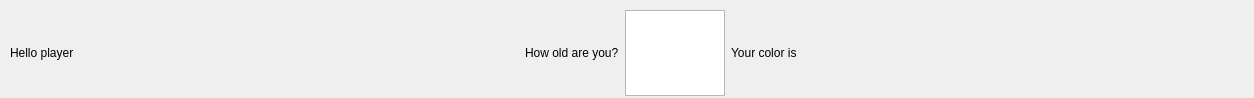
<?xml version="1.0" encoding="UTF-8"?>
<ui version="4.0">
 <class>Form</class>
 <widget class="QWidget" name="Form">
  <property name="geometry">
   <rect>
    <x>0</x>
    <y>0</y>
    <width>1254</width>
    <height>98</height>
   </rect>
  </property>
  <property name="windowTitle">
   <string>Form</string>
  </property>
  <widget class="QWidget" name="horizontalLayoutWidget">
   <property name="geometry">
    <rect>
     <x>10</x>
     <y>10</y>
     <width>1241</width>
     <height>86</height>
    </rect>
   </property>
   <layout class="QHBoxLayout" name="horizontalLayout">
    <item>
     <widget class="QLabel" name="label">
      <property name="text">
       <string>Hello player</string>
      </property>
     </widget>
    </item>
    <item>
     <spacer name="horizontalSpacer_2">
      <property name="orientation">
       <enum>Qt::Horizontal</enum>
      </property>
      <property name="sizeHint" stdset="0">
       <size>
        <width>40</width>
        <height>20</height>
       </size>
      </property>
     </spacer>
    </item>
    <item>
     <widget class="QLabel" name="label_2">
      <property name="text">
       <string>How old are you?</string>
      </property>
     </widget>
    </item>
    <item>
     <widget class="QTextEdit" name="textEdit">
      <property name="maximumSize">
       <size>
        <width>100</width>
        <height>16777215</height>
       </size>
      </property>
     </widget>
    </item>
    <item>
     <widget class="QLabel" name="label_3">
      <property name="text">
       <string>Your color is </string>
      </property>
     </widget>
    </item>
    <item>
     <widget class="QLabel" name="label_4">
      <property name="text">
       <string>&lt;html&gt;&lt;head/&gt;&lt;body&gt;&lt;p&gt;&lt;img src=&quot;:/images/img/star_black.png&quot;/&gt;&lt;/p&gt;&lt;/body&gt;&lt;/html&gt;</string>
      </property>
     </widget>
    </item>
    <item>
     <spacer name="horizontalSpacer">
      <property name="orientation">
       <enum>Qt::Horizontal</enum>
      </property>
      <property name="sizeHint" stdset="0">
       <size>
        <width>40</width>
        <height>20</height>
       </size>
      </property>
     </spacer>
    </item>
   </layout>
  </widget>
 </widget>
 <resources>
  <include location="../ressources/images.qrc"/>
 </resources>
 <connections/>
</ui>
